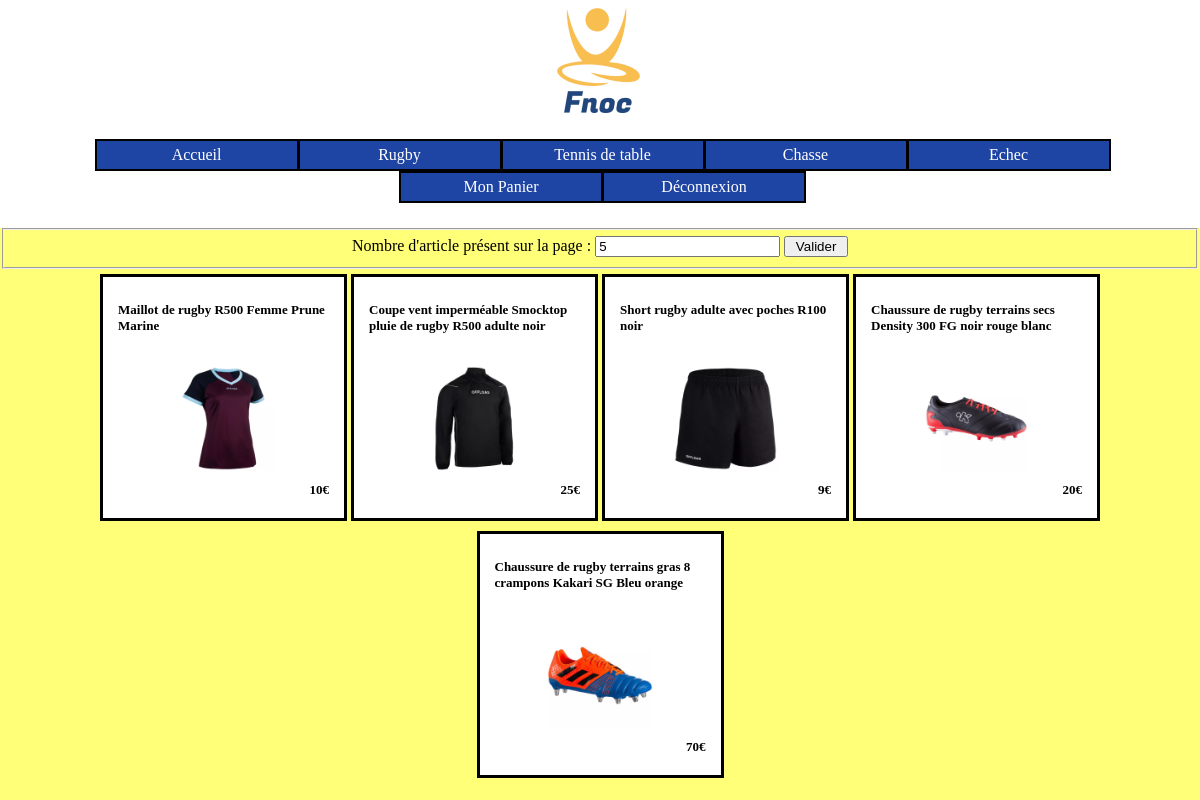
The app's page /controler/afficherListeArticles.ctrl.php?categorie=3 (signed in) with its own data.
### tables this page shows
CREATE TABLE article (
	ref INTEGER PRIMARY KEY,
	libelle TEXT,
	categorie INTEGER,
	prix REAL,
	image TEXT,
	description TEXT,
	FOREIGN KEY(categorie) REFERENCES categorie(id)
);

### framework/view.class.php (called while the page is built, shortened)
<?php
class View {
  function display(string $filename) {
      $p = "../view/".$filename;
    include($p);
  }
}
?>

### model/DAO.class.php (called while the page is built, shortened)
<?php
  require_once("../model/Categorie.class.php");
  require_once("../model/Article.class.php");
  class DAO {
    private $db;
    private $database = 'sqlite:../data/fnoc.db';
    function __construct() {
        try {
          $this->db = new PDO($this->database);
        }
        catch (PDOException $e){
          die("erreur de connexion:".$e->getMessage());
        }
    }
    function getCat(int $id) : Categorie {
        $req = "SELECT * FROM categorie WHERE id = $id";
        $statement = $this->db->query($req);
        $liste = $statement->fetchAll(PDO::FETCH_CLASS, "categorie");
        return $liste[0];
    }
    function getArticlesParCategorie(int $int) : array {
      $categories = array();
      $categories[] = $this->getCat($int);
      $test = array();
      while ($test != $categories) {
        $test = $categories;
        foreach ($test as $categorie) {
          $sousCategories = $this->getSousCategorie($categorie->getId());
          foreach ($sousCategories as $sousCategorie) {
            if (!in_array($sousCategorie, $categories)) {
              array_push($categories, $sousCategorie);
            }
          }
        }
      }
      $lesArticles = array();
      foreach ($categories as $categorie) {
        $int = $categorie->getId();
        $req = "SELECT * FROM article WHERE categorie = $int";
        $statement = $this->db->query($req);
        $articles = $statement->fetchAll(PDO::FETCH_CLASS, "article");
        foreach ($articles as $article) {
          if ($article != null) {
            array_push($lesArticles, $article);
          }
        }
      }
      return $lesArticles;
    }
    function getSousCategorie(string $pere) : array{
      $req = "SELECT * FROM categorie WHERE pere=$pere";
      $statement = $this->db->query($req);
      $liste = $statement->fetchAll(PDO::FETCH_CLASS, "categorie");
      return $liste;
    }
  }

### model/Categorie.class.php (called while the page is built, shortened)
<?php
    class Categorie {
        private $id;
        function getId() : string {
          return $this->id;
        }
  }
?>

### model/Article.class.php (called while the page is built, shortened)
<?php
    class Article {
        private $ref;
        private $libelle;
        private $prix;
        private $image;
        function getRef() : int {
          return $this->ref;
        }
        function getLibelCours() : string {
          return $this->libelle;
        }
        function getPrix() : float {
          return $this->prix;
        }
        function getImage() : string {
          return $this->image;
        }
    }
?>

### view/ComposantsVue.class.php (the view, shortened to what this page needs)
<?php
require_once("../model/DAO.class.php");
class ComposantsVue{
  static public function creationHeader(){
    $chemin = "../controler/afficherListeArticles.ctrl.php?categorie=";
    ?>
    <header>
      <img src="../view/design/fnoc.png" alt="">
      <div id="menu">
        <ul class="niveau1">
          <li>
            <a href="../controler/afficherListeArticles.ctrl.php">Accueil</a>
          </li>
          <li>
            <a href="<?=$chemin?>1">Rugby</a>
          </li>
          <li>
            <a href="<?=$chemin?>7">Tennis de table</a>
          </li>
          <li>
            <a href="<?=$chemin?>12">Chasse</a>
          </li>
          <li>
            <a href="<?=$chemin?>18">Echec</a>
          </li>
          <li>
            <a href="../controler/afficherPanier.ctrl.php">Mon Panier</a>
          </li>
          <li>
            <a href="../controler/deconnexion.ctrl.php">Déconnexion</a>
          </li>
        </ul>
      </div>
    </header>
   <?php }
  static public function creationUnArticle(Article $value, string $image_path){
    ?>
    <article class="">
        <h2><?=$value->getLibelCours()?></h2>
        <a href="../controler/afficherArticle.ctrl.php?ref=<?=$value->getRef()?>">
          <p><img src="<?=$image_path?><?=$value->getImage()?>" alt=""></a></p>
        <h2><?=$value->getPrix()?>€</h2>
    </article> <?php
  }
}

### controler/afficherListeArticles.ctrl.php (shortened to what this page needs)
<?php
    require_once("../framework/view.class.php");
    require_once("../model/DAO.class.php");
    $dao = new DAO();
    $view = new View();
    $config = parse_ini_file('../config/config.ini');
    if (isset($_SESSION['isConnected'])){
      $liste = array();
      if ($_SESSION['categorie'] != 0) {
        $liste = $dao->getArticlesParCategorie($_SESSION['categorie']);
      }
      else {
        $liste = $dao->firstN($_SESSION['nbArticle']);
      }
      $view->assign('chemin',$config['images_path']);
      $view->assign('catCourante',$_SESSION['categorie']);
      $view->assign('nbArticle',$_SESSION['nbArticle']);
      $view->assign('liste',$liste);
      $view->display('../view/listeArticles.view.php');
}
else {
  $view->assign('sessionOuverte', "yes");
  $view->display('../controler/seConnecter.ctrl.php');
}

### view/listeArticles.view.php (shortened to what this page needs)
<?php require_once("ComposantsVue.class.php"); ?>
<html>
  <head>
      <link rel="stylesheet" type="text/css" href="../view/design/style.css" />
    </head>
    <body>
      <?php ComposantsVue::creationHeader(); ?>
      <form class="choixNbArticle" action="../controler/afficherListeArticles.ctrl.php?categorie=<?=$catCourante?>" method="POST">
       <fieldset>
        <label for="name">Nombre d'article présent sur la page :</label>
        <input type="number" id="nbArticle" name="nbArticle" value="<?=$nbArticle?>" size = "2">
         <input type="submit" value=" Valider " size = "10">
       </fieldset>
       <?php
        for ($i=0; $i < $nbArticle; $i++) {
         ComposantsVue::creationUnArticle($liste[$i],$chemin);
       }  ?>
    </body>
</html>

### view/design/style.css (style rules this page uses)
:root { --taille_article: 211px; --taille_rubrique : 200px; }
body { margin:auto; width: 100%; background-color: rgba(255, 255, 120); }
header { text-align: center; background-color: white; padding-bottom: 25px; }
header img { margin-bottom: 20px; }
#menu ul { margin: auto; margin-left: auto; margin-right: auto; padding-left: 0; }
#menu ul, #menu li { list-style-type: none; }
#menu li { width: var(--taille_rubrique); display: inline-block; }
#menu li a { display: block; text-decoration: none; border: 2px solid black; }
#menu .niveau1 > li { xfloat: left; margin: 0 -1px 0 0; }
#menu .niveau1 li a { padding: 5px 0; width: var(--taille_rubrique); color: #fff; background: #1f45a4; }
article { background-color: white; width: var(--taille_article); height: var(--taille_article); display: inline-block; border: 3px solid black; padding: 15px; margin: 5px 0; vertical-align: top; }
article h2:first-child { text-align: left; font-size:small; height: calc(var(--taille_article)/4); vertical-align: top; }
article h2:last-child { font-size:small; vertical-align: top; text-align: right; }
article p { text-align: center; margin: 0; }
article img { width: calc(var(--taille_article)/2); vertical-align: middle; }
body { text-align: center; }

### records on screen
article: libelle "Maillot de rugby R500 Femme Prune Marine", image (picture), prix "10"
article: libelle "Coupe vent imperméable Smocktop pluie de rugby R500 adulte noir", image (picture), prix "25"
article: libelle "Short rugby adulte avec poches R100 noir", image (picture), prix "9"
article: libelle "Chaussure de rugby terrains secs Density 300 FG noir rouge blanc", image (picture), prix "20"
article: libelle "Chaussure de rugby terrains gras 8 crampons Kakari SG Bleu orange", image (picture), prix "70"
